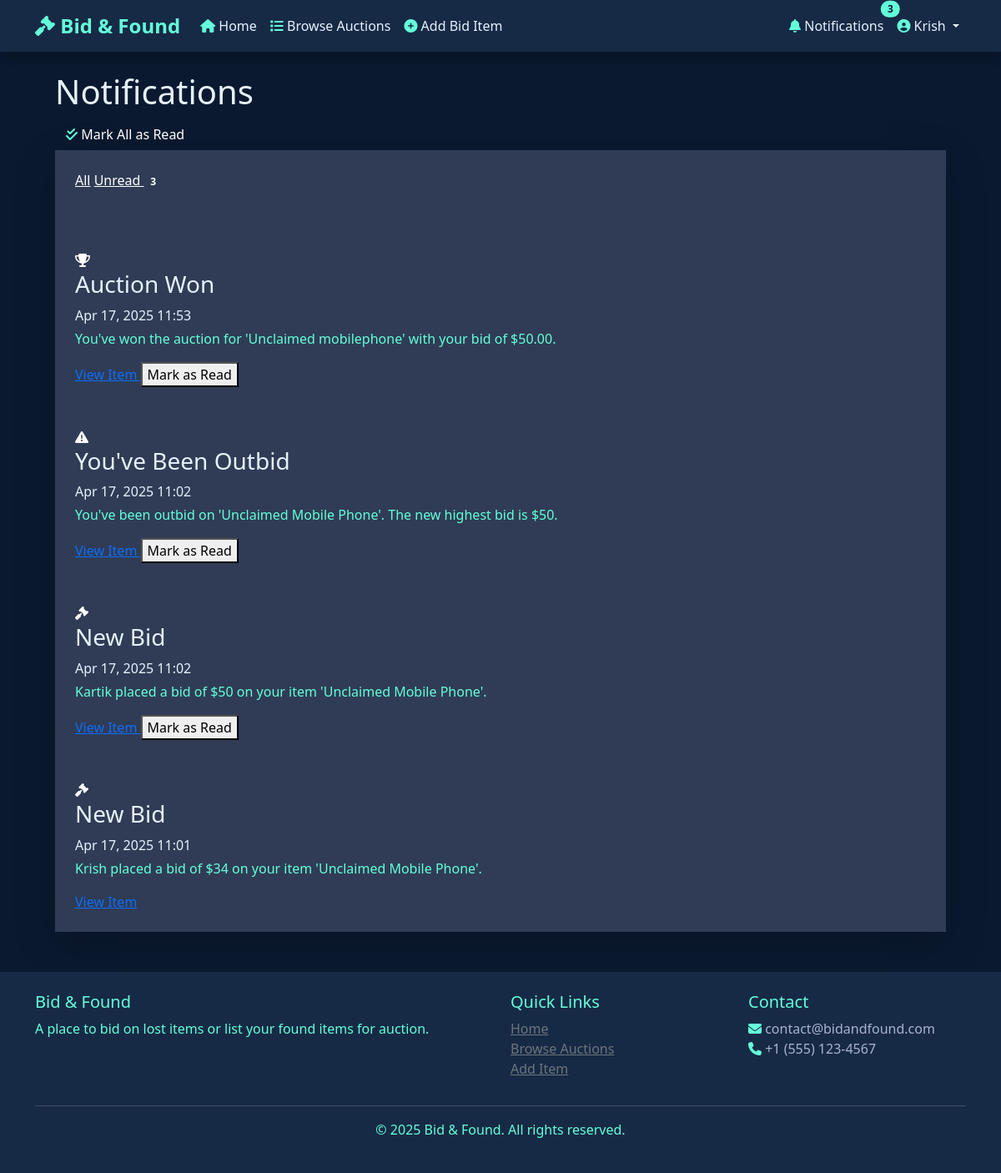
Page /bidding/notifications/ (signed in) on the committed database.
### bidding/models.py (models this page shows, shortened)
class BidNotification(models.Model):
    NOTIFICATION_TYPES = (
        ('new_bid', 'New Bid'),
        ('outbid', 'Outbid'),
        ('won', 'Won Auction'),
        ('ended', 'Auction Ended'),
    )
    user = models.ForeignKey(User, on_delete=models.CASCADE, related_name='bid_notifications')
    bid_item = models.ForeignKey(BidItem, on_delete=models.CASCADE, related_name='notifications')
    notification_type = models.CharField(max_length=20, choices=NOTIFICATION_TYPES)
    message = models.TextField()
    is_read = models.BooleanField(default=False)
    created_at = models.DateTimeField(auto_now_add=True)
    class Meta:
        ordering = ['-created_at']

### bidding/views.py (the view)
# urls.py: path('notifications/', views.notifications, name='bid_notifications'),
@login_required
def notifications(request):
    notifications = BidNotification.objects.filter(user=request.user).order_by('-created_at')
    if request.GET.get('mark_read'):
        notifications.filter(is_read=False).update(is_read=True)
    context = {
        'notifications': notifications,
        'unread_count': notifications.filter(is_read=False).count()
    }
    return render(request, 'bidding/notifications.html', context)

### bidding/templates/bidding/notifications.html (shortened to what this page needs)
{% extends 'work.html' %}
{% load static %}
{% block content %}
<div class="container mx-auto py-6 px-4">
    <div class="flex justify-between items-center mb-6">
        <h1 class="text-2xl font-bold">Notifications</h1>
        {% if unread_count > 0 %}
        <a href="?mark_read=true" class="btn bg-cyan-600 hover:bg-cyan-700 text-white">
            <i class="fas fa-check-double mr-2"></i> Mark All as Read
        </a>
        {% endif %}
    </div>
    {% if notifications %}
        <div class="bg-navy-blue-light rounded-lg shadow-lg overflow-hidden">
            <div class="p-4">
                <div class="tabs mb-4">
                    <a class="tab tab-bordered text-white tab-active" id="tab-all">All</a>
                    <a class="tab tab-bordered text-white" id="tab-unread">Unread
                        {% if unread_count > 0 %}
                        <span class="ml-2 badge bg-cyan-600 text-white">{{ unread_count }}</span>
                        {% endif %}
                    </a>
                </div>
            </div>
            <div class="divide-y divide-navy-blue">
                {% for notification in notifications %}
                <div class="notification-item p-4 {% if not notification.is_read %}bg-opacity-20 bg-cyan-600{% endif %}"
                     data-id="{{ notification.id }}"
                     data-is-read="{{ notification.is_read|lower }}">
                    <div class="flex items-start">
                        <div class="flex-shrink-0 mr-4">
                            {% if notification.notification_type == 'new_bid' %}
                                <div class="w-10 h-10 rounded-full bg-green-600 flex items-center justify-center">
                                    <i class="fas fa-gavel text-white"></i>
                                </div>
                            {% elif notification.notification_type == 'outbid' %}
                                <div class="w-10 h-10 rounded-full bg-yellow-600 flex items-center justify-center">
                                    <i class="fas fa-exclamation-triangle text-white"></i>
                                </div>
                            {% elif notification.notification_type == 'won' %}
                                <div class="w-10 h-10 rounded-full bg-blue-600 flex items-center justify-center">
                                    <i class="fas fa-trophy text-white"></i>
                                </div>
                            {% elif notification.notification_type == 'ended' %}
                                <div class="w-10 h-10 rounded-full bg-gray-600 flex items-center justify-center">
                                    <i class="fas fa-hourglass-end text-white"></i>
                                </div>
                            {% elif notification.notification_type == 'approved' %}
                                <div class="w-10 h-10 rounded-full bg-cyan-600 flex items-center justify-center">
                                    <i class="fas fa-check text-white"></i>
                                </div>
                            {% elif notification.notification_type == 'rejected' %}
                                <div class="w-10 h-10 rounded-full bg-red-600 flex items-center justify-center">
                                    <i class="fas fa-times text-white"></i>
                                </div>
                            {% endif %}
                        </div>
                        <div class="flex-grow">
                            <div class="flex items-center justify-between">
                                <h3 class="font-semibold">
                                    {% if notification.notification_type == 'new_bid' %}
                                        New Bid
                                    {% elif notification.notification_type == 'outbid' %}
                                        You've Been Outbid
                                    {% elif notification.notification_type == 'won' %}
                                        Auction Won
                                    {% elif notification.notification_type == 'ended' %}
                                        Auction Ended
                                    {% elif notification.notification_type == 'approved' %}
                                        Item Approved
                                    {% elif notification.notification_type == 'rejected' %}
                                        Item Rejected
                                    {% endif %}
                                </h3>
                                <span class="text-sm text-gray-400">{{ notification.created_at|date:"M d, Y H:i" }}</span>
                            </div>
                            <p class="mt-1">{{ notification.message }}</p>
                            <div class="mt-2">
                                <a href="{% url 'bid_item_detail' notification.bid_item.id %}" class="text-sm text-cyan-400 hover:text-cyan-300">
                                    View Item
                                </a>
                                {% if not notification.is_read %}
                                <button class="mark-read-btn ml-4 text-sm text-gray-400 hover:text-white" data-id="{{ notification.id }}">
                                    Mark as Read
                                </button>
                                {% endif %}
                            </div>
                        </div>
                    </div>
                </div>
                {% endfor %}
            </div>
        </div>
    {% else %}
        <div class="bg-navy-blue-light rounded-lg shadow-lg p-6 text-center">
            <h2 class="text-xl font-bold mb-4">No Notifications</h2>
            <p>You don't have any notifications yet.</p>
        </div>
    {% endif %}
</div>
{% endblock %}

### bidding/templates/work.html (shortened to what this page needs)
<!DOCTYPE html>
<html lang="en">
<head>
    <link href="https://cdn.jsdelivr.net/npm/bootstrap@5.3.0/dist/css/bootstrap.min.css" rel="stylesheet">
    <link rel="stylesheet" href="https://cdnjs.cloudflare.com/ajax/libs/font-awesome/6.4.0/css/all.min.css">
    <link rel="stylesheet" href="https://cdnjs.cloudflare.com/ajax/libs/animate.css/4.1.1/animate.min.css">
</head>
<body>
    <nav class="navbar navbar-expand-lg navbar-dark sticky-top mb-4">
        <div class="container">
            <a class="navbar-brand animate__animated animate__fadeIn" href="{% url 'bidding_home' %}">
                <i class="fas fa-gavel"></i> Bid & Found
            </a>
            <div class="collapse navbar-collapse" id="navbarNav">
                <ul class="navbar-nav me-auto">
                    <li class="nav-item">
                        <a class="nav-link {% if request.resolver_match.url_name == 'bidding_home' %}active{% endif %}" href="{% url 'bidding_home' %}">
                            <i class="fas fa-home"></i> Home
                        </a>
                    </li>
                    <li class="nav-item">
                        <a class="nav-link {% if request.resolver_match.url_name == 'bid_item_list' %}active{% endif %}" href="{% url 'bid_item_list' %}">
                            <i class="fas fa-list"></i> Browse Auctions
                        </a>
                    </li>
                    {% if user.is_authenticated %}
                        <li class="nav-item">
                            <a class="nav-link {% if request.resolver_match.url_name == 'add_bid_item' %}active{% endif %}" href="{% url 'add_bid_item' %}">
                                <i class="fas fa-plus-circle"></i> Add Bid Item
                            </a>
                        </li>
                    {% endif %}
                </ul>
                <ul class="navbar-nav">
                    {% if user.is_authenticated %}
                        <li class="nav-item">
                            <a class="nav-link position-relative {% if request.resolver_match.url_name == 'bid_notifications' %}active{% endif %}" href="{% url 'bid_notifications' %}">
                                <i class="fas fa-bell"></i> Notifications
                                <span id="notification-badge" class="position-absolute top-0 start-100 translate-middle badge rounded-pill notification-badge {% if unread_count > 0 %}d-inline{% else %}d-none{% endif %}">
                                    <span id="unread-count">{{ unread_count|default:"0" }}</span>
                                </span>
                            </a>
                        </li>
                        <li class="nav-item dropdown">
                            <a class="nav-link dropdown-toggle" href="#" id="userDropdown" role="button" data-bs-toggle="dropdown" aria-expanded="false">
                                <i class="fas fa-user-circle"></i> {{ user.username }}
                            </a>
                        </li>
                    {% endif %}
                </ul>
            </div>
        </div>
    </nav>
    <div class="container">
        {% block content %}{% endblock %}
    </div>
    <footer class="mt-5">
        <div class="container">
            <div class="row">
                <div class="col-md-6">
                    <h5 class="text-accent">Bid & Found</h5>
                    <p>A place to bid on lost items or list your found items for auction.</p>
                </div>
                <div class="col-md-3">
                    <h5 class="text-accent">Quick Links</h5>
                    <ul class="list-unstyled">
                        <li><a href="{% url 'bidding_home' %}" class="text-secondary">Home</a></li>
                        <li><a href="{% url 'bid_item_list' %}" class="text-secondary">Browse Auctions</a></li>
                        {% if user.is_authenticated %}
                            <li><a href="{% url 'add_bid_item' %}" class="text-secondary">Add Item</a></li>
                        {% endif %}
                    </ul>
                </div>
                <div class="col-md-3">
                    <h5 class="text-accent">Contact</h5>
                    <ul class="list-unstyled">
                        <li><i class="fas fa-envelope"></i> contact@bidandfound.com</li>
                        <li><i class="fas fa-phone"></i> +1 (555) 123-4567</li>
                    </ul>
                </div>
            </div>
            <hr class="bg-secondary">
            <div class="text-center">
                <p>&copy; {% now "Y" %} Bid & Found. All rights reserved.</p>
            </div>
        </div>
    </footer>
</body>
</html>

### bidding/templates/work.html (style rules this page uses)
:root { --navy-primary: #0a192f; --navy-secondary: #172a45; --navy-light: #303c55; --navy-lightest: #4a5568; --accent-color: #64ffda; --text-primary: #e6f1ff; --text-secondary: #a8b2d1; }
p { color: var(--accent-color); }
i { color: var(--accent-color); }
h5 { color: var(--accent-color); }
body { background-color: var(--navy-primary); color: var(--text-primary); font-family: 'Segoe UI', Tahoma, Geneva, Verdana, sans-serif; }
.navbar { background-color: var(--navy-secondary); box-shadow: 0 4px 12px rgba(0, 0, 0, 0.3); }
.navbar-brand { color: var(--accent-color) !important; font-weight: bold; font-size: 1.5rem; }
.nav-link { color: var(--text-primary) !important; transition: color 0.3s ease; }
.bg-navy-blue-light { background-color: var(--navy-light); }
.text-accent { color: var(--accent-color); }
.notification-badge { background-color: var(--accent-color); color: var(--navy-primary); }
footer { background-color: var(--navy-secondary); color: var(--text-secondary); padding: 1.5rem 0; margin-top: 2rem; }

### rows in the picture
BidNotification: notification_type "won" (drawn), created_at "Apr 17, 2025 11:53", message "You've won the auction for 'Unclaimed mobilephone' with your bid of $50.00."
BidNotification: notification_type "outbid" (drawn), created_at "Apr 17, 2025 11:02", message "You've been outbid on 'Unclaimed Mobile Phone'. The new highest bid is $50."
BidNotification: notification_type "new_bid" (drawn), created_at "Apr 17, 2025 11:02", message "Kartik placed a bid of $50 on your item 'Unclaimed Mobile Phone'."
BidNotification: notification_type "new_bid" (drawn), created_at "Apr 17, 2025 11:01", message "Krish placed a bid of $34 on your item 'Unclaimed Mobile Phone'."

### other values in the picture
{{ unread_count|default:"0" }} "3"
{{ user.username }} "Krish"
{{ unread_count }} "3"
